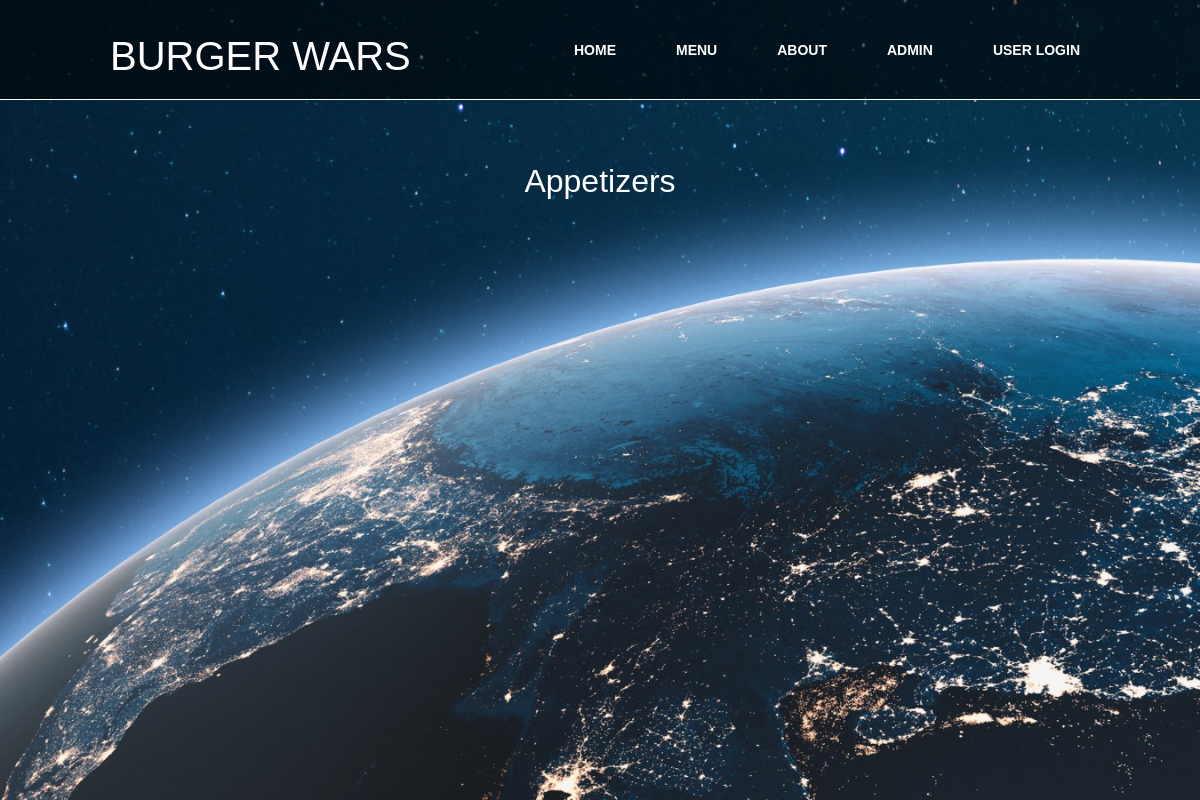
Page /appetitems on the earlier database version.
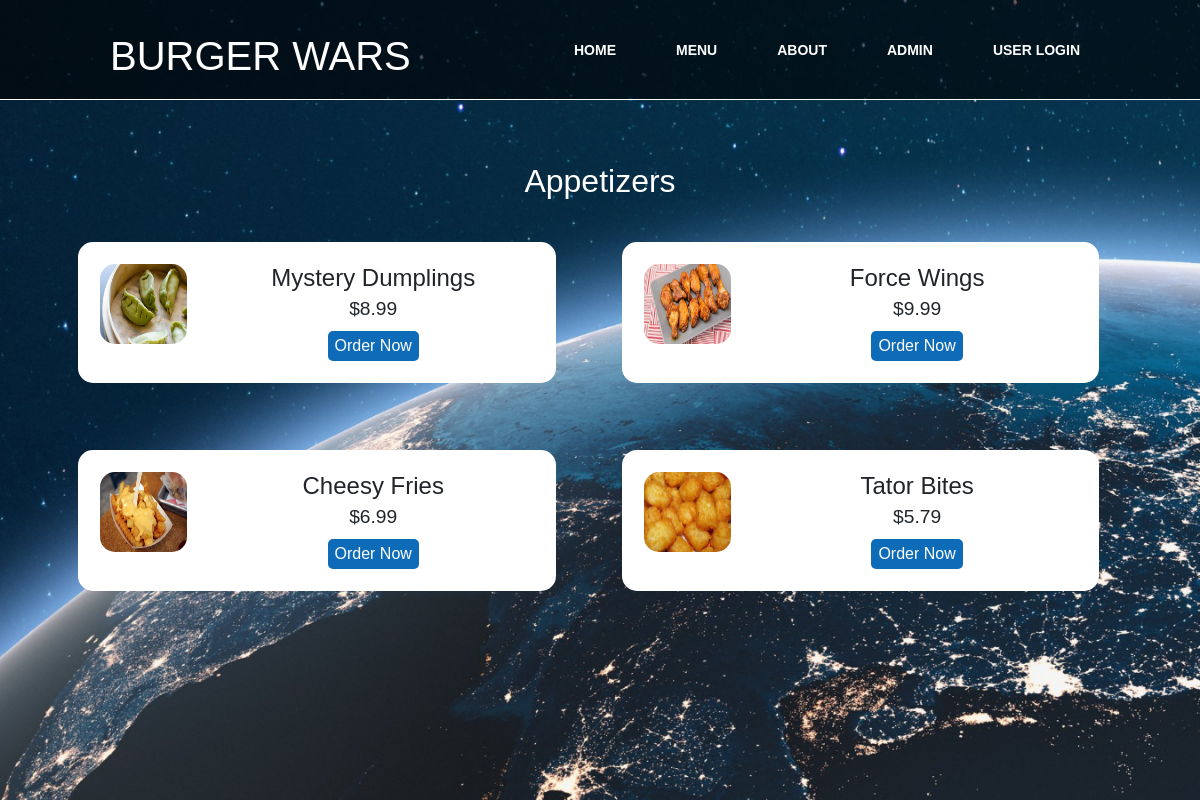
Same page on the later database version.
### burgerwars/models.py (models this page shows, shortened)
class Product(models.Model):
    product_name = models.CharField(max_length=50)
    product_price = models.DecimalField(max_digits=10, decimal_places=2)
    product_description = models.TextField()
    product_image = models.ImageField(max_length=200)
    product_type = models.CharField(max_length=6)

### burgerwars/views.py (the view)
# urls.py: path('appetitems', views.appetitems, name='appetitems'),
def appetitems(request):
    product = Product.objects.filter()
    return render(request, 'burgerwars/appetitems.html', {'products': product})

### burgerwars/templates/burgerwars/appetitems.html (shortened to what this page needs)
<!DOCTYPE html>
<html lang="en">
<head>
    <link rel="stylesheet" href="https://cdn.jsdelivr.net/npm/bootstrap@4.5.3/dist/css/bootstrap.min.css">
    <link rel="stylesheet" href="../../static/css/style2.css">
    <link rel="stylesheet" href="{% static "css/style1.css" %}" type="text/css">
</head>
<body>
<nav class="about">
    <div class="logoa"><h1>Burger Wars </h1></div>
    <ul>
        <li><a href="{% url 'burgerwars:home' %}">Home</a></li>
        <li><a href="{% url 'burgerwars:bwmenucat' %}">Menu</a></li>
        <li><a href="{% url 'burgerwars:about' %}">About</a></li>
        <li><a href="/admin">Admin</a></li>
        <li><a href="#">User Login</a></li>
    </ul>
</nav>
<section>
    <div class="container" style="padding-top: 150px;"></div>
    <div class="container">
        <h2 class="text-center, text-white">Appetizers</h2>
        <tbody>
        {% for product in products %}
            <tr>
            {% if product.product_type == 'side' %}
                <div class="food-menu-box">
                    <div class="food-menu-img">
                        <img src="{% static "images/" %}{{ product.product_image }}" alt="image" class="img-responsive img-curve"width="100px" height="80px">
                    </div>
                    <div class="food-menu-desc">
                        <h4 class="product-name">{{ product.product_name }}</h4>
                        <p class="food-price">${{ product.product_price }}</p>
                        <a href="{% url 'burgerwars:itemdetails' pk=product.pk %}" class="btn btn-primary order-btn">Order Now</a>
                    </div>
                </div>
            {% endif %}
            </tr>
        {% endfor %}
        </tbody>
    </div>
</section>
</body>
</html>

Differences in the rows shown:
now on this page (row edited): Product: product_image (picture), product_name "Mystery Dumplings", product_price "8.99"
now on this page (row edited): Product: product_image (picture), product_name "Force Wings", product_price "9.99"
now on this page (row edited): Product: product_image (picture), product_name "Cheesy Fries", product_price "6.99"
now on this page (row edited): Product: product_image (picture), product_name "Tator Bites", product_price "5.79"
